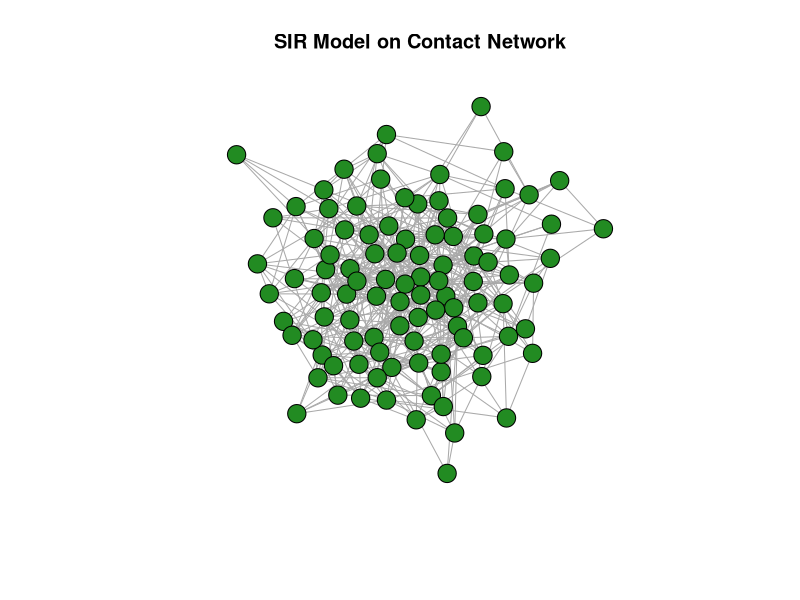

Recreate this plot in R. (Note: this script raises an error after producing the figure.)
##----------------------------------------------------------------------------------- ##
## Real-life example of additive process (panmictic models)
##----------------------------------------------------------------------------------- ##
##
## Modeling chance of infection of healthy population by an infected individual moving 
## in a two-dimensional space in short-range evolution.   
## A random walker (infected person) takes \tau steps on a 2D space.
## After each step, the visited site can become infected with probability p, and branches 
## off, from this location by another random walker with \tau steps that spreads the 
## disease to other sites. 
## \tau represents the length of time of the infectious period
## p represents the infectiousness
##
## Number of infected persons produced by one walker in susceptible pop., $R_{0} = p*\tau
## Three types of sites: Susceptible, Infected, Removed (SIR)
##
# Load required libraries
library(igraph)

# Function to simulate SIR model on contact network
simulate_SIR_network <- function(network, beta, gamma, initial_infected, days) {
  # Initialize node states (0 = susceptible, 1 = infected, 2 = recovered)
  V(network)$state <- rep(0, vcount(network))
  V(network)$state[sample(1:vcount(network), initial_infected)] <- 1
  
  # Run simulation
  for (day in 1:days) {
    # Update infected nodes
    infected_nodes <- which(V(network)$state == 1)
    for (node in infected_nodes) {
      neighbors <- neighbors(network, node)
      susceptible_neighbors <- neighbors[V(network)$state[neighbors] == 0]
      for (neighbor in susceptible_neighbors) {
        if (runif(1) < beta) {
          V(network)$state[neighbor] <- 1
        }
      }
      if (runif(1) < gamma) {
        V(network)$state[node] <- 2
      }
    }
  }
  
  # Return final states
  return(V(network)$state)
}

# Generate random contact network
n <- 100  # Number of nodes
p <- 0.1  # Probability of connection
network <- erdos.renyi.game(n, p)

# Parameters
beta <- 0.3  # Transmission rate
gamma <- 0.1 # Recovery rate
initial_infected <- 5
days <- 100

# Run simulation
final_states <- simulate_SIR_network(network, beta, gamma, initial_infected, days)

# Plot final states
plot(network, vertex.color = ifelse(final_states == 0, "dodgerblue", ifelse(final_states == 1, "firebrick1", "forestgreen")),
     vertex.size = 10, vertex.label = NA, main = "SIR Model on Contact Network")

## ---------------------------------------------------------------------------------- ##
## Simple random wlak algorithm with animated graph
## ---------------------------------------------------------------------------------- ##
## 
##Function to simulate random walk with disease transmission
simulate_random_walk <- function(steps, transmission_prob) {
  # Initialize variables
  position <- 0  # Initial position
  infected <- FALSE  # Initial infection status
  
  # Simulate random walk
  positions <- numeric(steps)
  infections <- logical(steps)
  for (i in 1:steps) {
    # Update position
    position <- position + sample(c(-1, 1), 1)
    positions[i] <- position
    
    # Check for infection
    if (!infected && runif(1) < transmission_prob) {
      infected <- TRUE
    }
    infections[i] <- infected
  }
  
  # Return results
  return(list(positions = positions, infections = infections))
}


# Parameters
steps <- 10000  # Number of steps in the random walk
transmission_prob <- 0.1  # Probability of disease transmission at each step

# Run simulation
sim <- simulate_random_walk(steps, transmission_prob)

# Print results
print(sim$positions)
print(sim$infections)

## Load required libraries
library(ggplot2)
library(gganimate)

# Create data frame for plotting
df <- data.frame(step = 1:steps, position = sim$positions, infection = sim$infections)

# Plot animated graph
p <- ggplot(df, aes(x = step, y = position, color = factor(infection))) +
  geom_line() +
  geom_point() +
  scale_color_manual(values = c("dodgerblue", "firebrick1"), labels = c("Uninfected", "Infected")) +
  labs(title = "Random Walk with Disease Transmission", x = "Step", y = "Position") +
  transition_states(step, transition_length = 0.5, state_length = 1) +
  theme_minimal()

# Save animation
animate(p, renderer = gifski_renderer("random_walk_animation.gif"))
